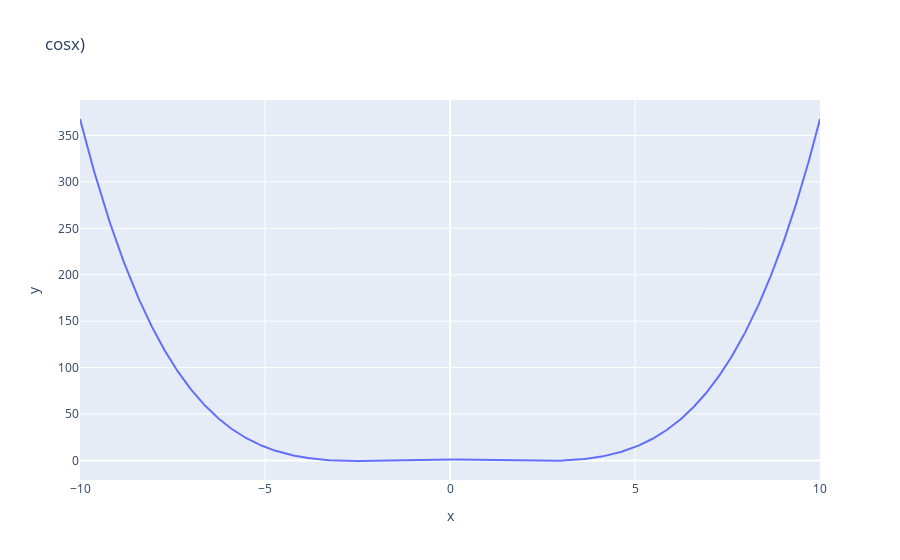

Notebook code cell kept with this figure:
### Code cell
def f_degree4(x):
    # Plot degree 4 Taylor polynomial 
    return 1 - x**2 / 2 + x**4 / 24

X = np.linspace(-10,10,1000)
Y = [f_degree4(x) for x in X]

fig = px.line({"x": X, "y":Y}, x="x", y="y", title='cosx)')
fig.show()

### Figure 1 — Plotly figure (JSON) as saved in the notebook; plotly's stock layout.template omitted (floating-point values rounded to 4 significant figures; data arrays with more than 128 entries replaced by an {"elided": "..."} marker saying what was removed)
{"data": [{"hovertemplate": "x=%{x}<br>y=%{y}<extra></extra>", "legendgroup": "", "line": {"color": "#636efa", "dash": "solid"}, "mode": "lines", "name": "", "orientation": "v", "showlegend": false, "type": "scatter", "x": {"elided": "1000 float values"}, "xaxis": "x", "y": {"elided": "1000 float values"}, "yaxis": "y"}], "layout": {"autosize": true, "legend": {"tracegroupgap": 0}, "title": {"text": "cosx)"}, "xaxis": {"anchor": "y", "autorange": true, "domain": [0, 1], "range": [-10, 10], "title": {"text": "x"}, "type": "linear"}, "yaxis": {"anchor": "x", "autorange": true, "domain": [0, 1], "range": [-20.95, 388.1], "title": {"text": "y"}, "type": "linear"}}}
